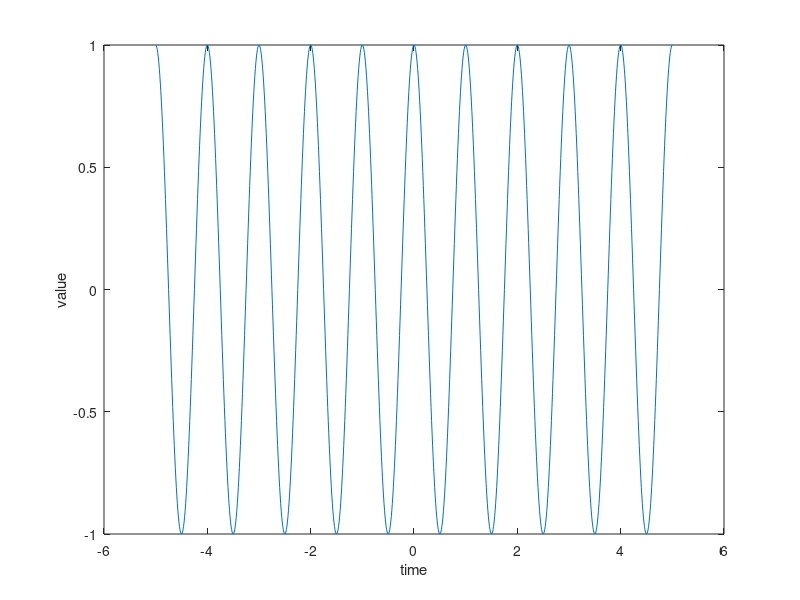
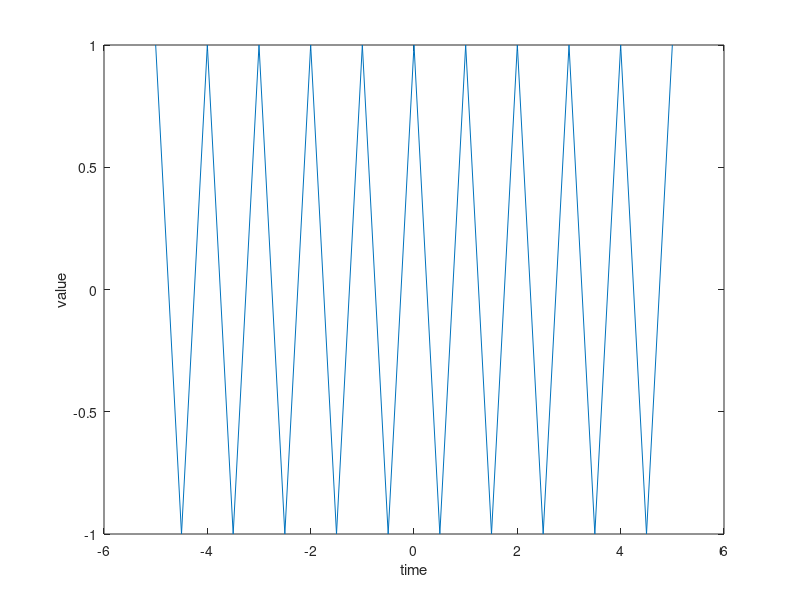
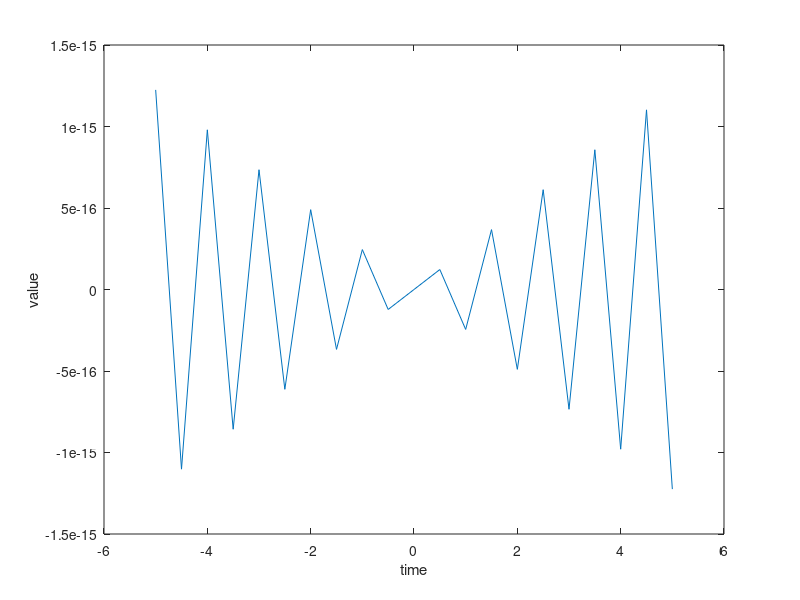

Reproduce these figures in MATLAB, in order.
% 3.1.1
omega_s = 100;

t = -5:0.01:5;
sample_cos = cos(2*pi.*t);
figure;
plot(t, sample_cos);
xlabel('time');
ylabel('value');

t = -5:(1/2):5;
sample_cos = cos(2*pi.*t);
figure;
plot(t, sample_cos);
xlabel('time');
ylabel('value');


t = -5:(1/2):5;
sample_cos = sin(2*pi.*t);
figure;
plot(t, sample_cos);
xlabel('time');
ylabel('value');

